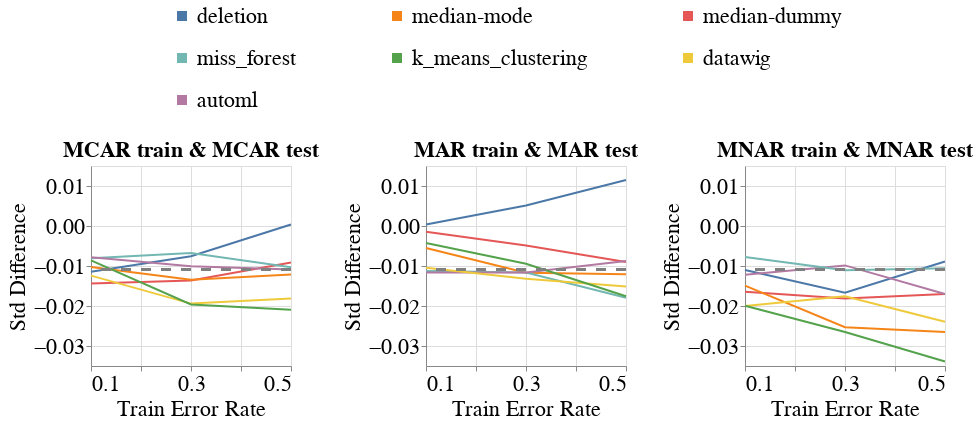

The notebook cell this image was saved under:
### Code cell
create_exp2_line_bands_for_no_shift(dataset_name=DATASET_NAME,
                                    model_name='mlp_clf',
                                    metric_name='Std_Difference',
                                    db_client=db_client,
                                    group=SENSITIVE_ATTR_FOR_DISPARITY_METRICS,
                                    with_band=False)
